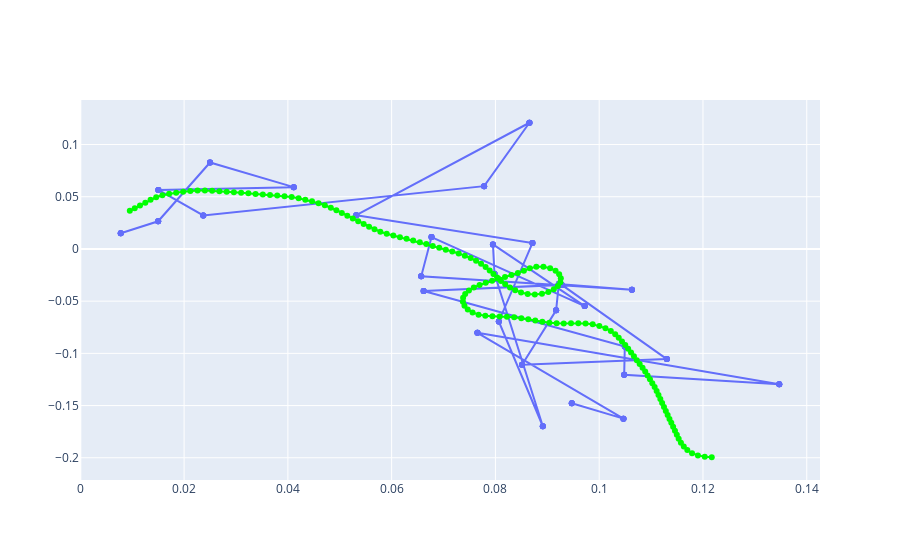

Write notebook code for a chart like this one.
### Code cell
fig2.data[0].line.color = "#00ff00"
fig = go.Figure(data = fig1.data + fig2.data)
fig.show()

### Figure 1 — Plotly figure (JSON) as saved in the notebook; plotly's stock layout.template omitted (floating-point values rounded to 4 significant figures; data arrays with more than 128 entries replaced by an {"elided": "..."} marker saying what was removed)
{"data": [{"hovertemplate": "x=%{x}<br>y=%{y}<extra></extra>", "legendgroup": "", "line": {"color": "#636efa", "dash": "solid"}, "marker": {"symbol": "circle"}, "mode": "markers+lines", "name": "", "orientation": "v", "showlegend": false, "type": "scatter", "x": {"elided": "150 float values"}, "xaxis": "x", "y": {"elided": "150 float values"}, "yaxis": "y"}, {"hovertemplate": "x=%{x}<br>y=%{y}<extra></extra>", "legendgroup": "", "line": {"color": "#00ff00", "dash": "solid"}, "marker": {"symbol": "circle"}, "mode": "markers+lines", "name": "", "orientation": "v", "showlegend": false, "type": "scatter", "x": {"elided": "150 float values"}, "xaxis": "x", "y": {"elided": "150 float values"}, "yaxis": "y"}], "layout": {}}
